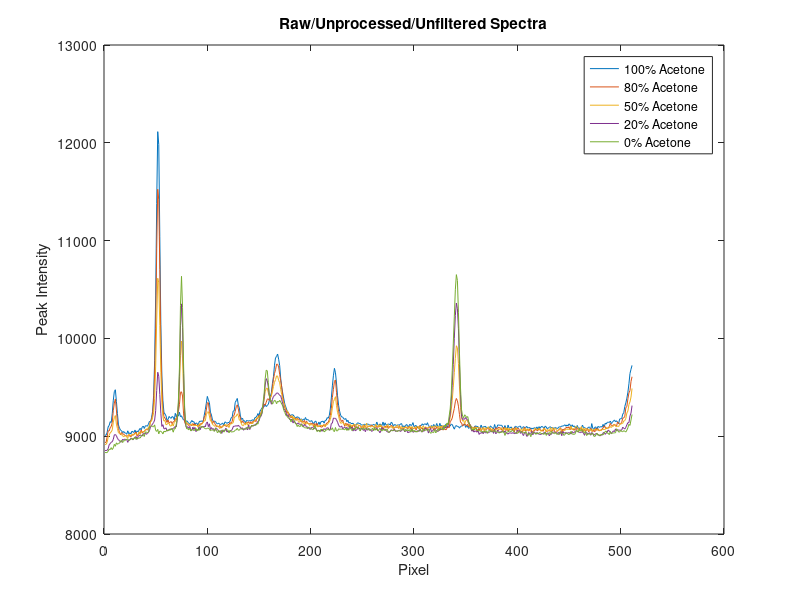

Reproduce this figure in MATLAB. (Note: this script raises an error after producing the figure.)
clear all
load acetone_import_workspace.mat
% -------------------------------------------------------------------------
% Edited: Luke Melo
% June 23rd, 2014
% v1.1
% UBC
% -------------------------------------------------------------------------


% -------------------------------------------------------------------------
% Import the data from the acetone workspace, or from whichever file your 
% data resides. 

peaks(:,1) = x1000x25acetone(:,2);
peaks(:,2) = x800x25acetone(:,2);
peaks(:,3) = x500x25acetone(:,2);
peaks(:,4) = x200x25acetone(:,2);
peaks(:,5) = x00x25acetone(:,2);

% -------------------------------------------------------------------------
% Label each spectrum
Legend{1} = '100% Acetone';
Legend{2} = '80% Acetone';
Legend{3} = '50% Acetone';
Legend{4} = '20% Acetone';
Legend{5} = '0% Acetone';

% -------------------------------------------------------------------------
% Set up waveform processing parameters

data = peaks';
wfilter = 'sym5'    % Basis Wavelet (generally 'sym5' and 'db10' work well)
scale = 8           % DWT decomposition level
hfreq_cut = 1       % # of high frequency detail coefficients to remove
lfreq_cut = 0       % # of high frequency detail coefficients to remove

iterations = 20


local = false       % treat spectra individually (true) or in bulk (false)


% -------------------------------------------------------------------------
% Find the size of the data
[nsample pixels] = size(data);

% -------------------------------------------------------------------------
% Plot the raw Data
figure(1)
plot(1:pixels,data)
title('Raw/Unprocessed/Unfiltered Spectra')
ylabel('Peak Intensity')
xlabel('Pixel')
legend(Legend)

% -------------------------------------------------------------------------
% Decompose signal and filter out specified details and approximations

[filt_data] = ...
    dwt_filter(data, wfilter, scale, hfreq_cut, lfreq_cut);

% -------------------------------------------------------------------------
% Plot the DWT components (comment out if unnecessary)

% dwt_component_plot(A_components, D_components, Legend)

% -------------------------------------------------------------------------
% Apply a Savitzky-Golay Smoothing algorithm to the spectra

[bg_data bg_corr_data] = dwt_bg_remove(filt_data, scale, wfilter, iterations)%, Legend);

[smoothed_data] = dwt_smooth(bg_corr_data,3,9);

% -------------------------------------------------------------------------
% Pinch the baslines together, then zero and normalize the data. 

[baseline_pinch_data] = ...
    dwt_baseline_pinch(smoothed_data, 1, pixels, Legend);
[zero_data] = dwt_zero(baseline_pinch_data, local);
[norm_data] = dwt_normalize(zero_data, local);

% -------------------------------------------------------------------------
% Plot the filtered Data

figure(3)
plot(1:pixels,norm_data)
title('Processed/Filtered/Normalized Spectra')
ylabel('Relative Peak Intensity')
xlabel('Pixel')
legend(Legend)

% -------------------------------------------------------------------------
% Find Isobestic Ranges/Points in the spectra

% [iso_array] = dwt_isobestic(norm_data,40,Legend);

% -------------------------------------------------------------------------
% find the first and second derivatives of each spectra and plots them

%[first_y first_x second_y second_x] = dwt_derivatives(norm_data, Legend);










